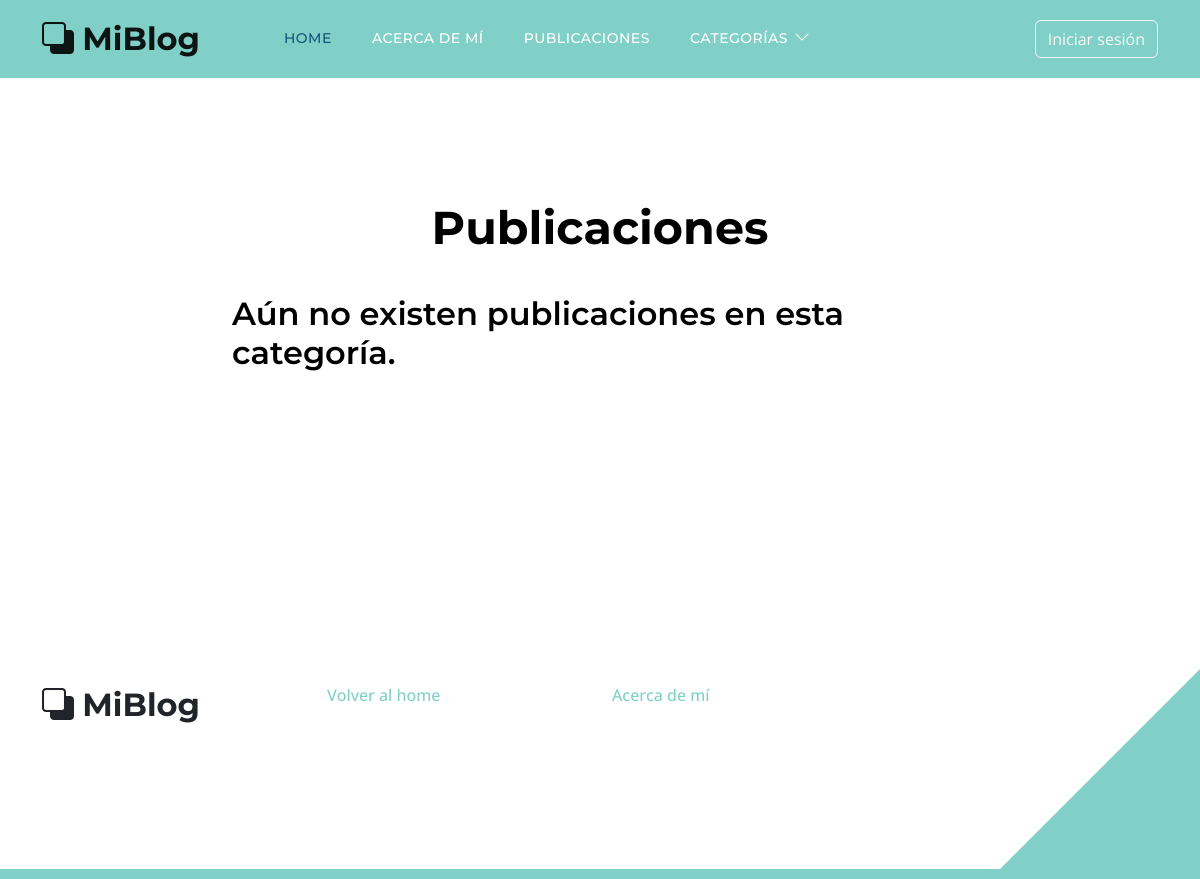
Before: /categoria/fantasia with the older database file.
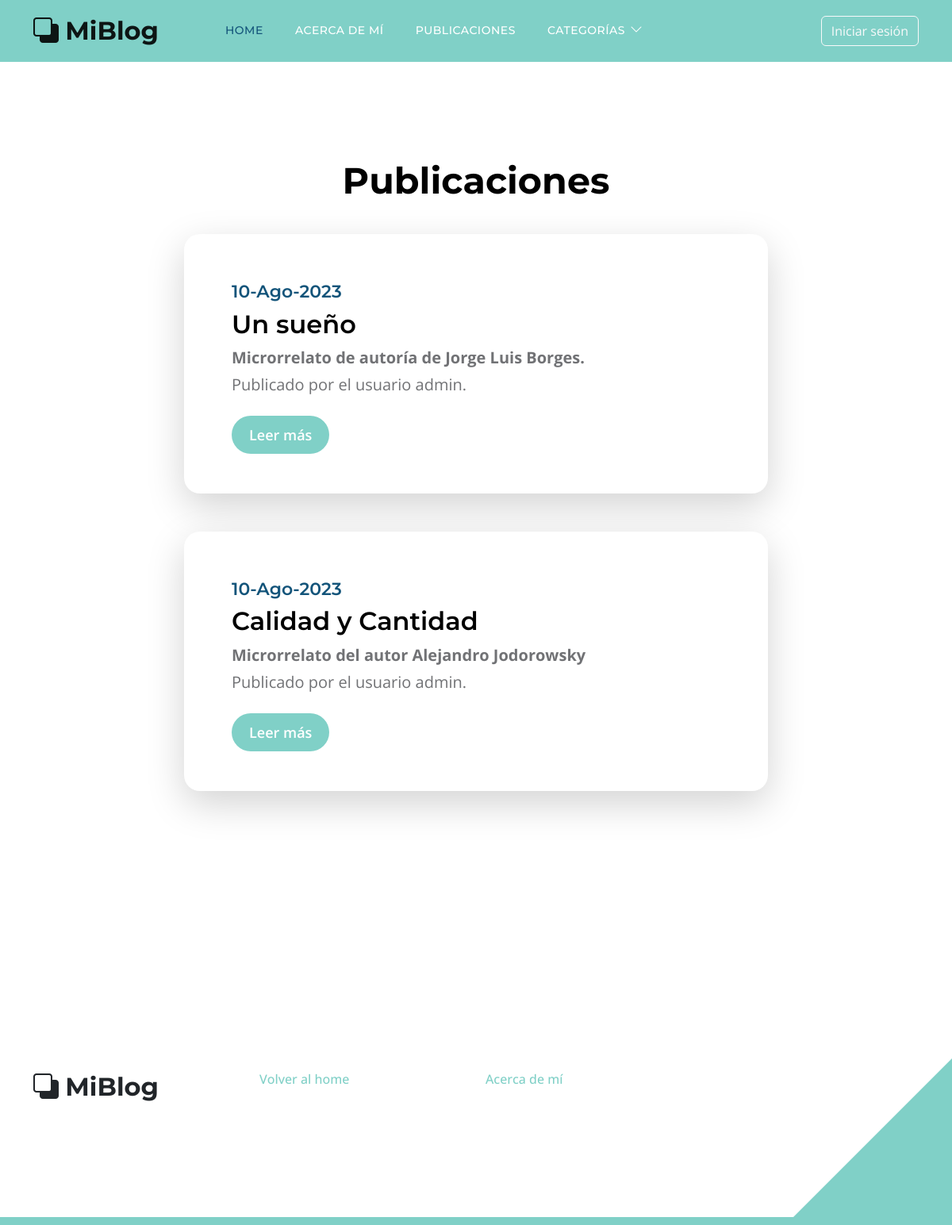
After: the same page with the newer database file.
### blog/models.py (models this page shows, shortened)
class Post(models.Model):
    titulo = models.CharField(max_length=255)
    slug = models.SlugField(unique=True)
    subtitulo = models.TextField()
    cuerpo = models.TextField()
    autor = models.ForeignKey(settings.AUTH_USER_MODEL, on_delete=models.PROTECT)
    fecha = models.DateTimeField(auto_now_add=True)
    categoria = models.ManyToManyField('Categoria')
    class Meta:
        ordering = ('-fecha',)

### perfiles/models.py (models this page shows)
class Usuario(AbstractUser):
    def __str__(self):
        return f"{self.username}"

### blog/views.py (the view)
# urls.py: path("categoria/<slug:slug>", views.CategoryListView.as_view(), name="categoria"),
class CategoryListView(generic.ListView):
    model = Post
    template_name = "blog/resultados.html"
    def get_context_data(self, **kwargs):
        context = super().get_context_data(**kwargs)
        context['categorias'] = Categoria.objects.all()
        return context
    def get_queryset(self):
        query = self.request.path.replace('/categoria/', '')
        print(query)
        post_list = Post.objects.filter(categoria__slug=query)
        return post_list

### blog/templates/blog/resultados.html (shortened to what this page needs)
{% extends 'base.html' %}
{% block contenido %}
<section class="section-padding">
    <div class="container">
        <div class="row">
            <div class="col-lg-12 col-12 text-center">
                <h2 class="mb-4">Publicaciones</h2>
            </div>
            <div class="col-lg-8 col-12 mt-3 mx-auto">
                {% if object_list %}
                    {% for post in object_list %}
                        <div class="custom-block custom-block-topics-listing bg-white shadow-lg mb-5">
                            <div class="d-flex">
                                <div class="custom-block-topics-listing-info d-flex">
                                    <div>
                                        <h6 class="subtitle is-4">{{ post.fecha|date:'d-M-Y' }}</h6>
                                        <h3 class="mb-2">{{ post.titulo }}</h3>
                                        <p class="mb-1"><strong>{{ post.subtitulo }}</strong></p>
                                        <p class="mb-0">Publicado por el usuario {{ post.autor }}.</p>
                                        <a href="{% url 'blog:detalle' post.id %}" class="btn custom-btn mt-3 mt-lg-4">Leer más</a>
                                    </div>
                                </div>
                            </div>
                        </div>
                    {% endfor %}
                {% else %}
                        <h3>Aún no existen publicaciones en esta categoría.</h3>
                {% endif %}
            </div>
        </div>
    </div>
</section>
{% endblock contenido %}

Changed rows visible on the page:
added Post: fecha "10-Ago-2023", titulo "Un sueño", subtitulo "Microrrelato de autoría de Jorge Luis Borges.", autor "admin"
added Post: fecha "10-Ago-2023", titulo "Calidad y Cantidad", subtitulo "Microrrelato del autor Alejandro Jodorowsky", autor "admin"
Other visible differences:
text no longer shown: "Aún no existen publicaciones en esta categoría."
